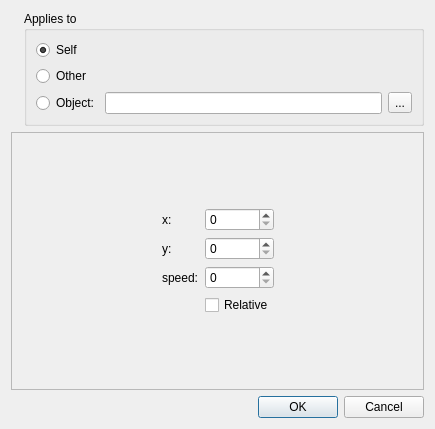
<?xml version="1.0" encoding="UTF-8"?>
<ui version="4.0">
 <class>MoveTowardsDialog</class>
 <widget class="QDialog" name="MoveTowardsDialog">
  <property name="geometry">
   <rect>
    <x>0</x>
    <y>0</y>
    <width>435</width>
    <height>429</height>
   </rect>
  </property>
  <property name="windowTitle">
   <string>Move Towards</string>
  </property>
  <layout class="QVBoxLayout" name="verticalLayout_2" stretch="0,1,0">
   <item>
    <layout class="QHBoxLayout" name="horizontalLayout" stretch="0,1">
     <item>
      <widget class="QLabel" name="label">
       <property name="text">
        <string/>
       </property>
       <property name="pixmap">
        <pixmap resource="../../resources_editor.qrc">:/qtgameengine/icons/action-move-towards.png</pixmap>
       </property>
      </widget>
     </item>
     <item>
      <widget class="QGroupBox" name="groupBox">
       <property name="title">
        <string>Applies to</string>
       </property>
       <layout class="QVBoxLayout" name="verticalLayout">
        <item>
         <widget class="QRadioButton" name="radioButtonSelf">
          <property name="text">
           <string>Self</string>
          </property>
          <property name="checked">
           <bool>true</bool>
          </property>
         </widget>
        </item>
        <item>
         <widget class="QRadioButton" name="radioButtonOther">
          <property name="text">
           <string>Other</string>
          </property>
         </widget>
        </item>
        <item>
         <layout class="QHBoxLayout" name="horizontalLayout_2">
          <item>
           <widget class="QRadioButton" name="radioButtonObject">
            <property name="text">
             <string>Object:</string>
            </property>
           </widget>
          </item>
          <item>
           <widget class="QLineEdit" name="lineEdit"/>
          </item>
          <item>
           <widget class="QToolButton" name="toolButton">
            <property name="text">
             <string>...</string>
            </property>
           </widget>
          </item>
         </layout>
        </item>
       </layout>
      </widget>
     </item>
    </layout>
   </item>
   <item>
    <widget class="QFrame" name="frame">
     <property name="frameShape">
      <enum>QFrame::StyledPanel</enum>
     </property>
     <property name="frameShadow">
      <enum>QFrame::Raised</enum>
     </property>
     <layout class="QGridLayout" name="gridLayout_2">
      <item row="1" column="2">
       <spacer name="horizontalSpacer_2">
        <property name="orientation">
         <enum>Qt::Horizontal</enum>
        </property>
        <property name="sizeHint" stdset="0">
         <size>
          <width>40</width>
          <height>20</height>
         </size>
        </property>
       </spacer>
      </item>
      <item row="0" column="1">
       <spacer name="verticalSpacer">
        <property name="orientation">
         <enum>Qt::Vertical</enum>
        </property>
        <property name="sizeHint" stdset="0">
         <size>
          <width>20</width>
          <height>40</height>
         </size>
        </property>
       </spacer>
      </item>
      <item row="2" column="1">
       <spacer name="verticalSpacer_2">
        <property name="orientation">
         <enum>Qt::Vertical</enum>
        </property>
        <property name="sizeHint" stdset="0">
         <size>
          <width>20</width>
          <height>40</height>
         </size>
        </property>
       </spacer>
      </item>
      <item row="1" column="0">
       <spacer name="horizontalSpacer">
        <property name="orientation">
         <enum>Qt::Horizontal</enum>
        </property>
        <property name="sizeHint" stdset="0">
         <size>
          <width>40</width>
          <height>20</height>
         </size>
        </property>
       </spacer>
      </item>
      <item row="1" column="1">
       <layout class="QFormLayout" name="formLayout">
        <item row="0" column="0">
         <widget class="QLabel" name="labelX">
          <property name="text">
           <string>x:</string>
          </property>
          <property name="buddy">
           <cstring>spinBoxX</cstring>
          </property>
         </widget>
        </item>
        <item row="0" column="1">
         <widget class="QSpinBox" name="spinBoxX"/>
        </item>
        <item row="1" column="0">
         <widget class="QLabel" name="labelY">
          <property name="text">
           <string>y:</string>
          </property>
          <property name="buddy">
           <cstring>spinBoxY</cstring>
          </property>
         </widget>
        </item>
        <item row="1" column="1">
         <widget class="QSpinBox" name="spinBoxY"/>
        </item>
        <item row="3" column="1">
         <widget class="QCheckBox" name="checkBoxRelative">
          <property name="text">
           <string>Relative</string>
          </property>
         </widget>
        </item>
        <item row="2" column="1">
         <widget class="QSpinBox" name="spinBoxSpeed"/>
        </item>
        <item row="2" column="0">
         <widget class="QLabel" name="labelSpeed">
          <property name="text">
           <string>speed:</string>
          </property>
          <property name="buddy">
           <cstring>spinBoxSpeed</cstring>
          </property>
         </widget>
        </item>
       </layout>
      </item>
     </layout>
    </widget>
   </item>
   <item>
    <widget class="QDialogButtonBox" name="buttonBox">
     <property name="orientation">
      <enum>Qt::Horizontal</enum>
     </property>
     <property name="standardButtons">
      <set>QDialogButtonBox::Cancel|QDialogButtonBox::Ok</set>
     </property>
    </widget>
   </item>
  </layout>
 </widget>
 <resources>
  <include location="../../resources_editor.qrc"/>
 </resources>
 <connections>
  <connection>
   <sender>buttonBox</sender>
   <signal>accepted()</signal>
   <receiver>MoveTowardsDialog</receiver>
   <slot>accept()</slot>
   <hints>
    <hint type="sourcelabel">
     <x>257</x>
     <y>419</y>
    </hint>
    <hint type="destinationlabel">
     <x>157</x>
     <y>274</y>
    </hint>
   </hints>
  </connection>
  <connection>
   <sender>buttonBox</sender>
   <signal>rejected()</signal>
   <receiver>MoveTowardsDialog</receiver>
   <slot>reject()</slot>
   <hints>
    <hint type="sourcelabel">
     <x>325</x>
     <y>419</y>
    </hint>
    <hint type="destinationlabel">
     <x>286</x>
     <y>274</y>
    </hint>
   </hints>
  </connection>
 </connections>
</ui>
